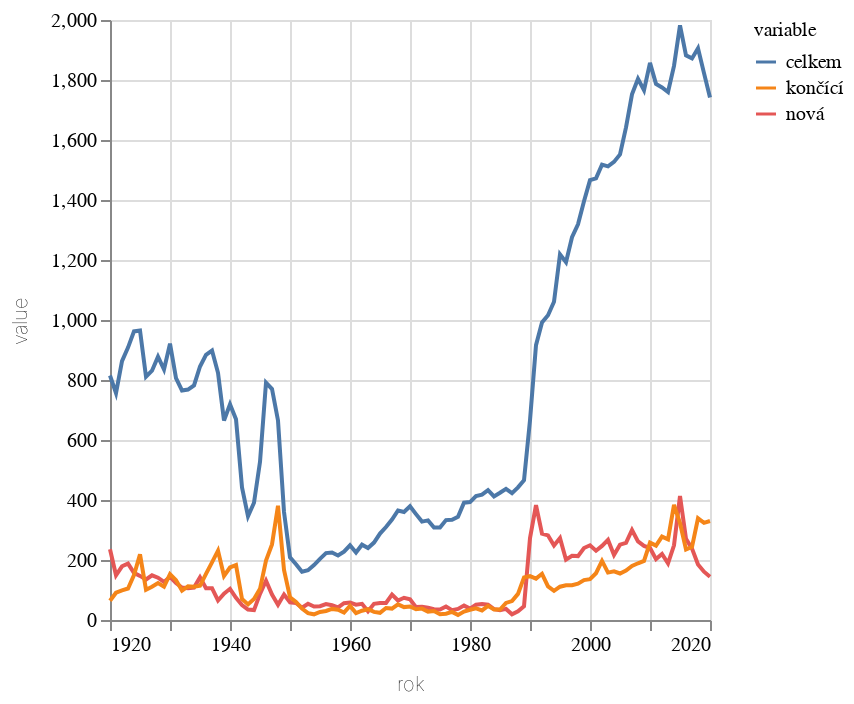

Write notebook code for a chart like this one.
### Code cell
alt.Chart(do_grafu).mark_line().encode(
    x='rok:T',
    y='value:Q',
    color='variable:N',
)

### Figure 1 — Vega-Lite specification as saved in the notebook (floating-point values rounded to 4 significant figures; data arrays with more than 128 entries replaced by an {"elided": "..."} marker saying what was removed)
{"config": {"title": {"font": "Noticia Text", "fontSize": 14, "anchor": "start", "fontWeight": "bolder", "subtitleFont": "Noticia Text", "subtitleFontSize": 12, "subtitleFontWeight": "lighter", "subtitlePadding": 12, "dy": -12}, "axis": {"labelFont": "Asap", "titleFont": "Asap", "fontWeight": "lighter", "titleFontWeight": "lighter", "labelFontSize": 10, "titleFontSize": 10, "labelPadding": 2, "titlePadding": 10}, "legend": {"labelFont": "Asap", "labelFontWeight": "normal", "titleFont": "Asap", "titleFontWeight": "normal", "labelFontSize": 10, "titleFontSize": 10}}, "data": {"name": "data-6653d8bab6e7d8d2d25f1c9fadd358a7"}, "mark": {"type": "line"}, "encoding": {"color": {"field": "variable", "type": "nominal"}, "x": {"field": "rok", "type": "temporal"}, "y": {"field": "value", "type": "quantitative"}}, "$schema": "https://vega.github.io/schema/vega-lite/v5.8.0.json", "datasets": {"data-6653d8bab6e7d8d2d25f1c9fadd358a7": {"elided": "303 records"}}}
